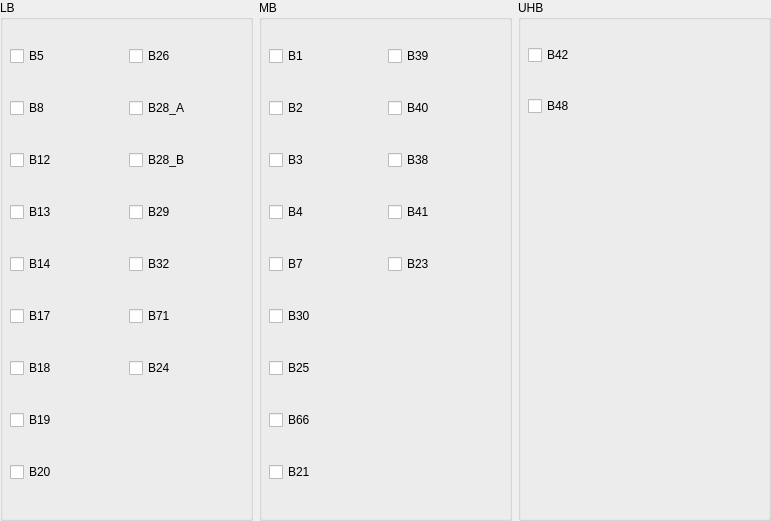
      <widget class="QWidget" name="page_lte">
       <property name="geometry">
        <rect>
         <x>0</x>
         <y>0</y>
         <width>771</width>
         <height>521</height>
        </rect>
       </property>
       <attribute name="label">
        <string>LTE</string>
       </attribute>
       <widget class="QWidget" name="layoutWidget">
        <property name="geometry">
         <rect>
          <x>0</x>
          <y>0</y>
          <width>771</width>
          <height>521</height>
         </rect>
        </property>
        <layout class="QHBoxLayout" name="horizontalLayout_bnads_lte">
         <item>
          <widget class="QGroupBox" name="groupBox_lb_lte">
           <property name="title">
            <string>LB</string>
           </property>
           <widget class="QWidget" name="layoutWidget_31">
            <property name="geometry">
             <rect>
              <x>10</x>
              <y>20</y>
              <width>231</width>
              <height>491</height>
             </rect>
            </property>
            <layout class="QGridLayout" name="gridLayout_lb_lte">
             <item row="0" column="0">
              <widget class="QCheckBox" name="b5_lte">
               <property name="text">
                <string>B5</string>
               </property>
              </widget>
             </item>
             <item row="0" column="1">
              <widget class="QCheckBox" name="b26_lte">
               <property name="text">
                <string>B26</string>
               </property>
              </widget>
             </item>
             <item row="1" column="0">
              <widget class="QCheckBox" name="b8_lte">
               <property name="text">
                <string>B8</string>
               </property>
              </widget>
             </item>
             <item row="1" column="1">
              <widget class="QCheckBox" name="b28_a_lte">
               <property name="enabled">
                <bool>true</bool>
               </property>
               <property name="statusTip">
                <string/>
               </property>
               <property name="text">
                <string>B28_A</string>
               </property>
               <property name="checkable">
                <bool>true</bool>
               </property>
               <property name="checked">
                <bool>false</bool>
               </property>
              </widget>
             </item>
             <item row="2" column="0">
              <widget class="QCheckBox" name="b12_lte">
               <property name="text">
                <string>B12</string>
               </property>
              </widget>
             </item>
             <item row="2" column="1">
              <widget class="QCheckBox" name="b28_b_lte">
               <property name="text">
                <string>B28_B</string>
               </property>
               <property name="checked">
                <bool>false</bool>
               </property>
              </widget>
             </item>
             <item row="3" column="0">
              <widget class="QCheckBox" name="b13_lte">
               <property name="text">
                <string>B13</string>
               </property>
              </widget>
             </item>
             <item row="3" column="1">
              <widget class="QCheckBox" name="b29_lte">
               <property name="text">
                <string>B29</string>
               </property>
              </widget>
             </item>
             <item row="4" column="0">
              <widget class="QCheckBox" name="b14_lte">
               <property name="text">
                <string>B14</string>
               </property>
              </widget>
             </item>
             <item row="4" column="1">
              <widget class="QCheckBox" name="b32_lte">
               <property name="text">
                <string>B32</string>
               </property>
              </widget>
             </item>
             <item row="5" column="0">
              <widget class="QCheckBox" name="b17_lte">
               <property name="text">
                <string>B17</string>
               </property>
              </widget>
             </item>
             <item row="5" column="1">
              <widget class="QCheckBox" name="b71_lte">
               <property name="text">
                <string>B71</string>
               </property>
              </widget>
             </item>
             <item row="6" column="0">
              <widget class="QCheckBox" name="b18_lte">
               <property name="text">
                <string>B18</string>
               </property>
              </widget>
             </item>
             <item row="7" column="0">
              <widget class="QCheckBox" name="b19_lte">
               <property name="text">
                <string>B19</string>
               </property>
              </widget>
             </item>
             <item row="8" column="0">
              <widget class="QCheckBox" name="b20_lte">
               <property name="text">
                <string>B20</string>
               </property>
              </widget>
             </item>
             <item row="6" column="1">
              <widget class="QCheckBox" name="b24_lte">
               <property name="text">
                <string>B24</string>
               </property>
              </widget>
             </item>
            </layout>
           </widget>
          </widget>
         </item>
         <item>
          <widget class="QGroupBox" name="groupBox_mb_lte">
           <property name="title">
            <string>MB</string>
           </property>
           <widget class="QWidget" name="layoutWidget_4">
            <property name="geometry">
             <rect>
              <x>10</x>
              <y>20</y>
              <width>231</width>
              <height>491</height>
             </rect>
            </property>
            <layout class="QGridLayout" name="gridLayout_mb_lte">
             <item row="2" column="1">
              <widget class="QCheckBox" name="b38_lte">
               <property name="text">
                <string>B38</string>
               </property>
              </widget>
             </item>
             <item row="0" column="1">
              <widget class="QCheckBox" name="b39_lte">
               <property name="enabled">
                <bool>true</bool>
               </property>
               <property name="statusTip">
                <string/>
               </property>
               <property name="text">
                <string>B39</string>
               </property>
               <property name="checkable">
                <bool>true</bool>
               </property>
               <property name="checked">
                <bool>false</bool>
               </property>
              </widget>
             </item>
             <item row="7" column="0">
              <widget class="QCheckBox" name="b66_lte">
               <property name="text">
                <string>B66</string>
               </property>
              </widget>
             </item>
             <item row="8" column="0">
              <widget class="QCheckBox" name="b21_lte">
               <property name="text">
                <string>B21</string>
               </property>
              </widget>
             </item>
             <item row="4" column="0">
              <widget class="QCheckBox" name="b7_lte">
               <property name="text">
                <string>B7</string>
               </property>
              </widget>
             </item>
             <item row="6" column="0">
              <widget class="QCheckBox" name="b25_lte">
               <property name="text">
                <string>B25</string>
               </property>
              </widget>
             </item>
             <item row="0" column="0">
              <widget class="QCheckBox" name="b1_lte">
               <property name="text">
                <string>B1</string>
               </property>
              </widget>
             </item>
             <item row="1" column="0">
              <widget class="QCheckBox" name="b2_lte">
               <property name="text">
                <string>B2</string>
               </property>
              </widget>
             </item>
             <item row="1" column="1">
              <widget class="QCheckBox" name="b40_lte">
               <property name="text">
                <string>B40</string>
               </property>
               <property name="checked">
                <bool>false</bool>
               </property>
              </widget>
             </item>
             <item row="3" column="1">
              <widget class="QCheckBox" name="b41_lte">
               <property name="text">
                <string>B41</string>
               </property>
              </widget>
             </item>
             <item row="5" column="0">
              <widget class="QCheckBox" name="b30_lte">
               <property name="text">
                <string>B30</string>
               </property>
              </widget>
             </item>
             <item row="2" column="0">
              <widget class="QCheckBox" name="b3_lte">
               <property name="text">
                <string>B3</string>
               </property>
              </widget>
             </item>
             <item row="4" column="1">
              <widget class="QCheckBox" name="b23_lte">
               <property name="text">
                <string>B23</string>
               </property>
              </widget>
             </item>
             <item row="3" column="0">
              <widget class="QCheckBox" name="b4_lte">
               <property name="text">
                <string>B4</string>
               </property>
              </widget>
             </item>
            </layout>
           </widget>
          </widget>
         </item>
         <item>
          <widget class="QGroupBox" name="groupBox_uhb_lte">
           <property name="title">
            <string>UHB</string>
           </property>
           <widget class="QWidget" name="layoutWidget_5">
            <property name="geometry">
             <rect>
              <x>10</x>
              <y>20</y>
              <width>231</width>
              <height>121</height>
             </rect>
            </property>
            <layout class="QGridLayout" name="gridLayout_uhb_lte">
             <item row="1" column="0">
              <widget class="QCheckBox" name="b48_lte">
               <property name="text">
                <string>B48</string>
               </property>
              </widget>
             </item>
             <item row="0" column="0">
              <widget class="QCheckBox" name="b42_lte">
               <property name="text">
                <string>B42</string>
               </property>
              </widget>
             </item>
            </layout>
           </widget>
          </widget>
         </item>
        </layout>
       </widget>
      </widget>
